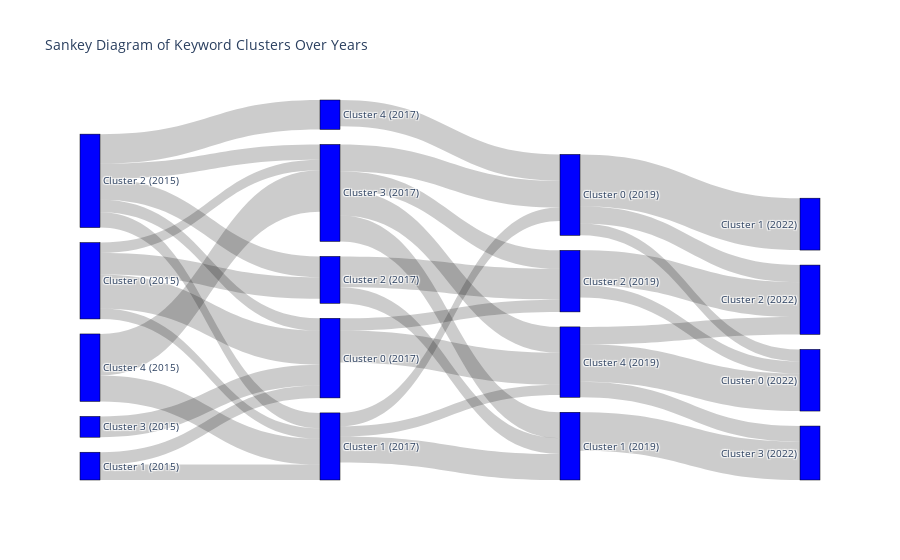

Write notebook code for a chart like this one.
### Code cell
import plotly.graph_objects as go

# Combining data for all years
sankey_data = sankey_data_2015_2017 + sankey_data_2017_2019 + sankey_data_2019_2022

# Extracting nodes and links for the diagram
nodes = list(set([item[0] for item in sankey_data] + [item[1] for item in sankey_data]))
node_indices = {node: idx for idx, node in enumerate(nodes)}
links = [{'source': node_indices[source], 'target': node_indices[target], 'value': weight}
         for source, target, weight in sankey_data if weight > 0.1]  # Threshold to filter very weak links

# Creating Sankey diagram
fig = go.Figure(data=[go.Sankey(node=dict(pad=15, thickness=20, line=dict(color="black", width=0.5),
                                         label=nodes, color="blue"),
                             link=dict(source=[link['source'] for link in links],
                                       target=[link['target'] for link in links],
                                       value=[link['value'] for link in links]))])
fig.update_layout(title_text="Sankey Diagram of Keyword Clusters Over Years", font_size=10)
fig.show()

### Figure 1 — Plotly figure (JSON) as saved in the notebook; plotly's stock layout.template omitted (floating-point values rounded to 4 significant figures)
{"data": [{"link": {"source": [3, 3, 3, 3, 10, 10, 0, 0, 0, 0, 0, 11, 18, 18, 6, 6, 1, 1, 1, 5, 5, 13, 13, 13, 13, 14, 16, 16, 16, 9, 2, 2, 15, 15, 15], "target": [6, 1, 5, 13, 6, 1, 6, 1, 5, 13, 14, 6, 1, 13, 2, 15, 16, 9, 15, 9, 2, 16, 9, 2, 15, 16, 8, 7, 4, 19, 8, 4, 8, 4, 19], "value": [0.3656, 0.1117, 0.2318, 0.1117, 0.133, 0.1655, 0.133, 0.1655, 0.2236, 0.1655, 0.3162, 0.2236, 0.2781, 0.4466, 0.1311, 0.3432, 0.144, 0.2781, 0.1097, 0.1716, 0.3325, 0.2879, 0.2781, 0.1977, 0.2781, 0.2828, 0.1287, 0.5575, 0.1836, 0.4136, 0.1311, 0.3741, 0.4028, 0.1871, 0.1661]}, "node": {"color": "blue", "label": ["Cluster 2 (2015)", "Cluster 1 (2017)", "Cluster 2 (2019)", "Cluster 0 (2015)", "Cluster 2 (2022)", "Cluster 2 (2017)", "Cluster 0 (2017)", "Cluster 1 (2022)", "Cluster 0 (2022)", "Cluster 1 (2019)", "Cluster 1 (2015)", "Cluster 3 (2015)", "Cluster 4 (2022)", "Cluster 3 (2017)", "Cluster 4 (2017)", "Cluster 4 (2019)", "Cluster 0 (2019)", "Cluster 3 (2019)", "Cluster 4 (2015)", "Cluster 3 (2022)"], "line": {"color": "black", "width": 0.5}, "pad": 15, "thickness": 20}, "type": "sankey"}], "layout": {"font": {"size": 10}, "title": {"text": "Sankey Diagram of Keyword Clusters Over Years"}}}
